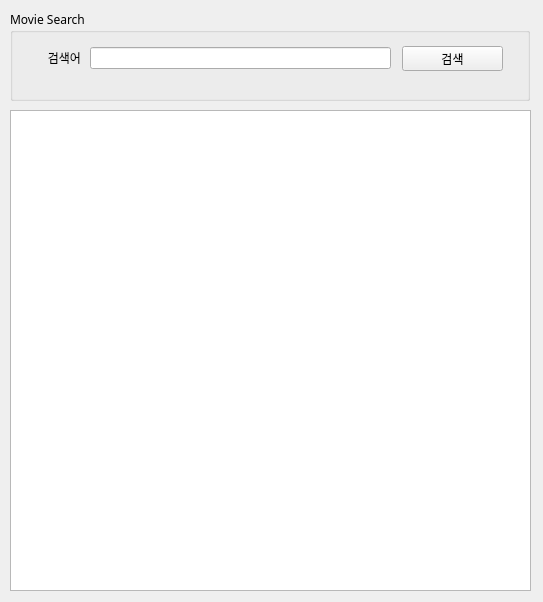
<?xml version="1.0" encoding="UTF-8"?>
<ui version="4.0">
 <class>frmNaverSearch</class>
 <widget class="QWidget" name="frmNaverSearch">
  <property name="geometry">
   <rect>
    <x>0</x>
    <y>0</y>
    <width>543</width>
    <height>602</height>
   </rect>
  </property>
  <property name="sizePolicy">
   <sizepolicy hsizetype="Fixed" vsizetype="Fixed">
    <horstretch>0</horstretch>
    <verstretch>0</verstretch>
   </sizepolicy>
  </property>
  <property name="windowTitle">
   <string>네이버 영화 검색</string>
  </property>
  <widget class="QGroupBox" name="groupBox">
   <property name="geometry">
    <rect>
     <x>10</x>
     <y>10</y>
     <width>520</width>
     <height>91</height>
    </rect>
   </property>
   <property name="font">
    <font>
     <family>나눔고딕코딩</family>
    </font>
   </property>
   <property name="title">
    <string>Movie Search</string>
   </property>
   <widget class="QLabel" name="label">
    <property name="geometry">
     <rect>
      <x>20</x>
      <y>38</y>
      <width>51</width>
      <height>20</height>
     </rect>
    </property>
    <property name="text">
     <string>검색어</string>
    </property>
    <property name="alignment">
     <set>Qt::AlignRight|Qt::AlignTrailing|Qt::AlignVCenter</set>
    </property>
   </widget>
   <widget class="QLineEdit" name="txtSearch">
    <property name="geometry">
     <rect>
      <x>80</x>
      <y>37</y>
      <width>301</width>
      <height>22</height>
     </rect>
    </property>
   </widget>
   <widget class="QPushButton" name="btnSearch">
    <property name="geometry">
     <rect>
      <x>392</x>
      <y>36</y>
      <width>101</width>
      <height>25</height>
     </rect>
    </property>
    <property name="text">
     <string>검색</string>
    </property>
    <property name="checkable">
     <bool>false</bool>
    </property>
   </widget>
  </widget>
  <widget class="QTableWidget" name="tblResult">
   <property name="geometry">
    <rect>
     <x>10</x>
     <y>110</y>
     <width>521</width>
     <height>481</height>
    </rect>
   </property>
  </widget>
 </widget>
 <resources/>
 <connections/>
</ui>
